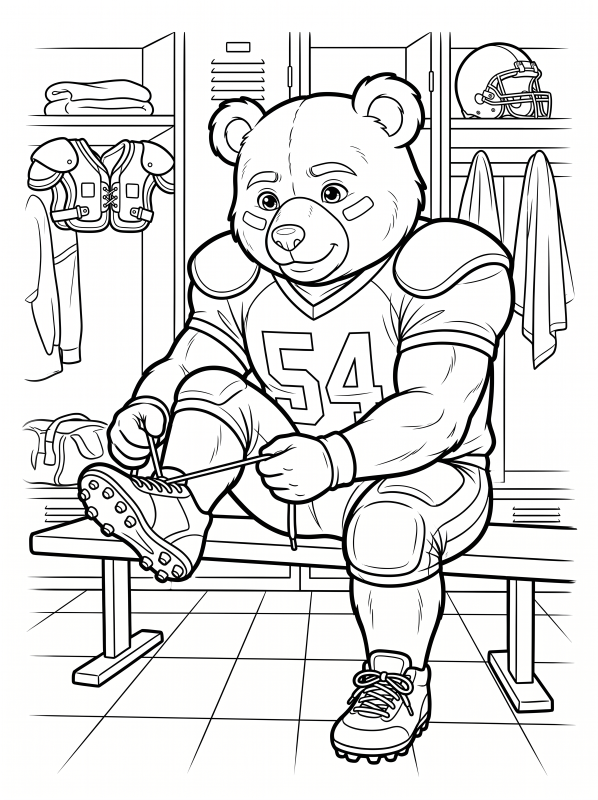
#> input picture football-teddy-bears-vol1/pages/p01.png, 1792 x 2400 px, found by its file name (shown at 1/3 size); its folder holds only this picture in this run
$ python review_sheets.py ../pages/p01.png
#> lines starting #> are read from the running program, lines starting #| are printed output that depends on the picture
# One-off: two 5x4 review contact sheets of the 40 pages, numbered.
from PIL import Image, ImageDraw, ImageFont
import sys
D = sys.argv[1]
f = ImageFont.truetype("/usr/share/fonts/truetype/dejavu/DejaVuSans-Bold.ttf", 34)
TW, TH, P = 450, 600, 20
for s in range(2):
    sheet = Image.new("RGB", (5*(TW+P)+P, 4*(TH+P+40)+P), "white"); d = ImageDraw.Draw(sheet)
#> after `sheet = Image.new('RGB', (5 * (TW + P) + P, 4 * (TH + P + 40) + P), 'w`: sheet: PIL image 2370x2660 RGB; every value is 255
    for i in range(20):
        n = s*20 + i + 1; r, c = divmod(i, 5)
        x, y = P + c*(TW+P), P + r*(TH+P+40)
        im = Image.open(f"{D}/pages/p{n:02d}.png").convert("RGB").resize((TW, TH))
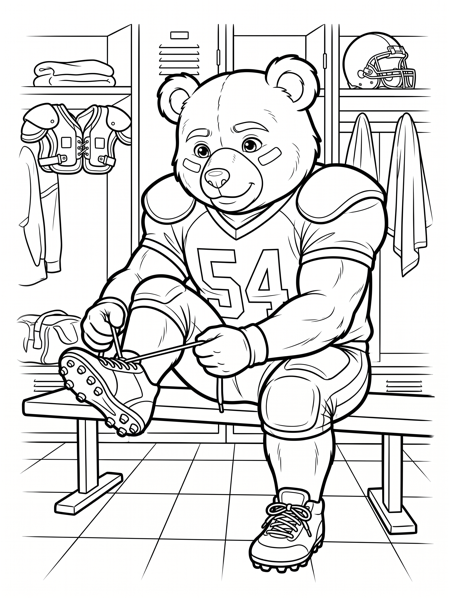
#> im: PIL image 450x600 RGB; mean R, G, B 224.3, 224.2, 223.7
        sheet.paste(im, (x, y+40)); d.rectangle([x, y+40, x+TW, y+40+TH], outline="#999")
#> after `sheet.paste(im, (x, y + 40))`:
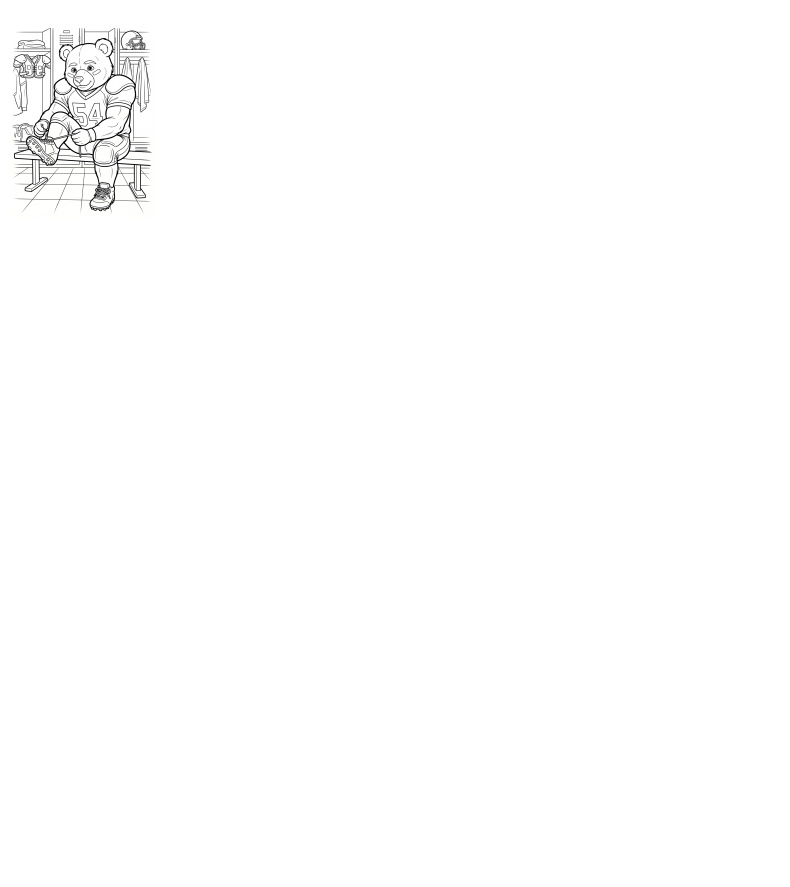
#> sheet: PIL image 2370x2660 RGB (shown at 1/3 size); mean R, G, B 253.7, 253.7, 253.7
#> (the run stopped early here; a loop or call above may not have finished)
